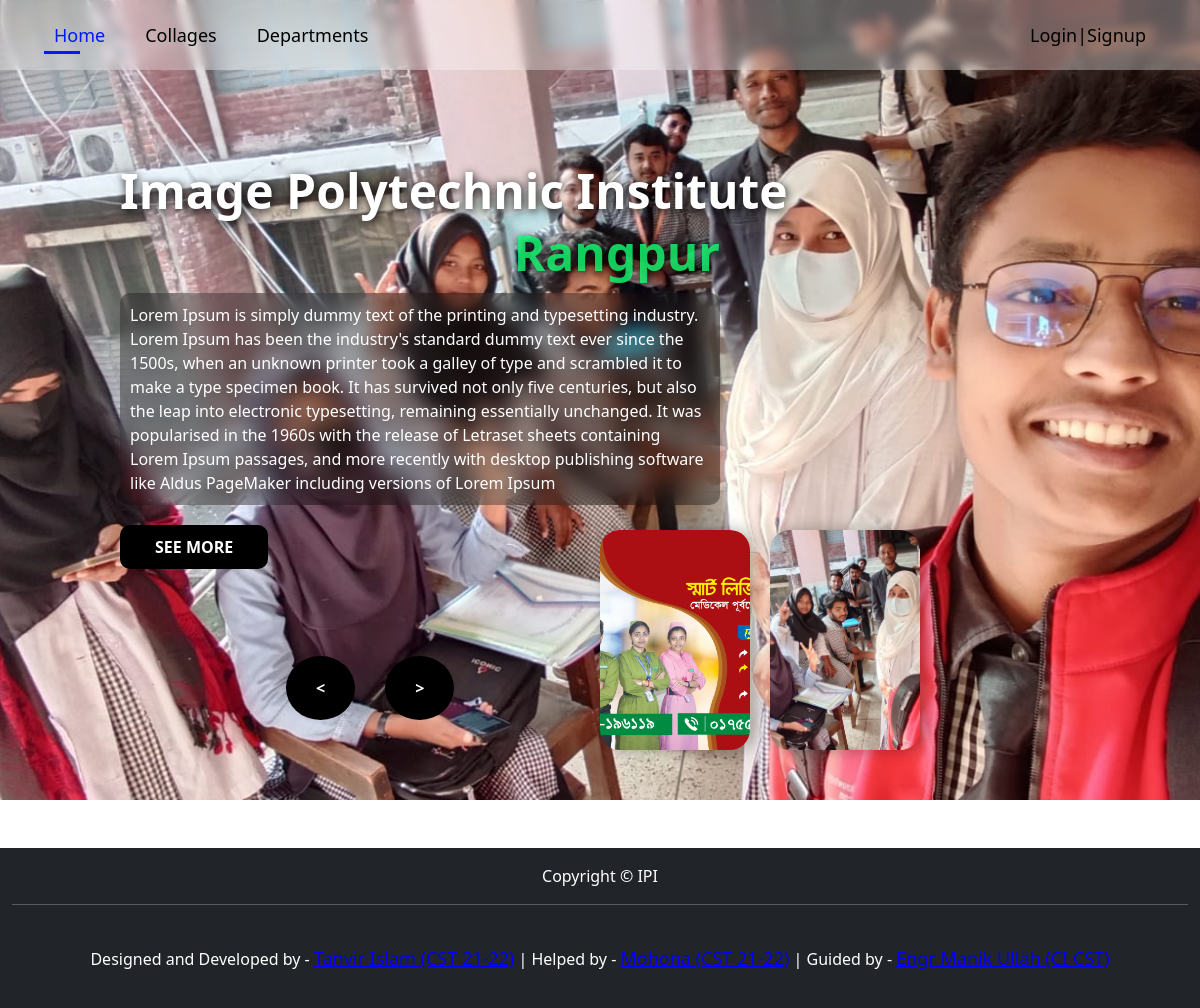
The page / on the database its author committed.
### collages/models.py (models this page shows, shortened)
class Collage(BaseModel):
    name = models.CharField(max_length=100)
    slug = models.SlugField(unique=True, null=True, blank=True)
    code = models.CharField(max_length=10, unique=True)
    establish_date = models.DateField(null=True, blank=True)
    category = models.CharField(max_length=100, null=True, blank=True)
    collage_image = models.ImageField(upload_to='collage_image')
    area = models.CharField(max_length=100, null=True, blank=True)
    destrict = models.CharField(max_length=100)
    post_office = models.CharField(max_length=100, null=True, blank=True)
    post_code = models.CharField(max_length=10, null=True, blank=True)
    description = models.TextField(null=True, blank=True)

### home/views.py (the view)
# urls.py: path('', views.homa_page, name='home'),
def homa_page(request):
    collages = Collage.objects.all()
    context = {
        'page':'Home',
        'collages':collages,
    }
    return render(request, 'home/home.html', context)

### templates/home/home.html
{% extends "base/base.html" %}
{% load static %}
{% block start %}
<div tyle class="slider mx-auto">
    {% if collages %}
    <div class="list">
        {% for collage in collages %}
        <div class="item">
            <img src="/media/{{collage.collage_image}}"  alt="">
            <div class="content">
                <div class="title">{{ collage.name }}</div>
                <div class="type text-end">{{ collage.destrict }}</div>
                <div class="description my-2">
                    {{ collage.description }}
                </div>
                <div class="button">
                    <button>SEE MORE</button>
                </div>
            </div>
        </div>
        {% endfor %}
    </div>
    <div class="thumbnail">
        {% for collage in collages %}
        <div class="item">
            <img src="/media/{{ collage.collage_image }}"  alt="">
        </div>
        {% endfor %}
    </div>
    <div class="nextPrevArrows mt-3">
        <button class="prev"> < </button>
        <button class="next"> > </button>
    </div>
    {% endif %}
</div>
{% endblock %}

### templates/base/base.html (shortened to what this page needs)
{% load static %}
<!doctype html>
<html lang="en">
<head>
    <link rel="stylesheet" href="https://cdnjs.cloudflare.com/ajax/libs/font-awesome/6.0.0-beta3/css/all.min.css">
    <link href="{% static 'css/aos.css' %}" rel="stylesheet">
    <link href="{% static 'css/bootstrap.min.css' %}" rel="stylesheet">
    <link href="{% static 'css/index.css' %}" rel="stylesheet">
    <link href="{% static 'css/home.css' %}" rel="stylesheet">
    <link rel="stylesheet" href="{% static 'css/home_slider.css' %}">
    <link rel="stylesheet" href="{% static 'css/login.css' %}">
    <link rel="stylesheet" href="{% static 'css/add_form.css' %}">
</head>
<body>
    <section class="container-fluid" style="z-index: 100;">
        <div class="mt-0  p-0 bg-white navbar ">
            <div class="container mx-auto m-2 p-1 d-flex justify-content-between align-items-center nav-pos nav">
                <div id="nav-item" class="nav-item d-flex justify-content-end">
                    <div class="d-flex align-items-center {% if request.path == '/' or request.path == '' %} div-active {%endif%} ">
                        <a href="{% url 'home' %}">Home</a>
                    </div>
                    {% if request.user.is_superuser %}
                    <div class=" info-div ">
                        <div style="text-align: left !important;" class="info {% if '/collage/' in request.path %} div-active-info {% endif %}">
                            <span>Collages <i class="fa-solid fa-chevron-down"></i> </span>
                            <div class="info-after">
                                <div class="mt-1 {% if '/add-collage/' in request.path %} div-active {% endif %}">
                                    <a class="link" href="{% url 'add_collage' %}">Add Collage</a>
                                </div>
                                <div class="mt-1 ">
                                    <a class="link" href="#">Collages</a>
                                </div>
                            </div>
                        </div>
                    </div>
                    {% else %}
                    <div class="d-flex align-items-center {% if '/collage/' in request.path %} div-active {% endif %}">
                        <a href="#">Collages</a>
                    </div>
                    {% endif %}
                    <div class="d-flex align-items-center {% if '/departments/' in request.path %} div-active {%endif%}">
                        <a href="{% url 'departments' %}">Departments</a>
                    </div>
                </div>
                <div class="nav-item d-flex justify-content-end">
                    {% if not request.user.is_authenticated %}
                        <div class="xtra d-flex align-items-center {% if '/login/' in request.path %} div-active {% endif %}">
                            <a href="{% url 'login' %}">Login|Signup</a>
                        </div>
                    {% else %}
                        <div class="xtra d-flex align-items-center">
                            <a href="{% url 'logout_user' %}">Logout</a>
                        </div>
                    {% endif %}
                </div>
            </div>
        </div>
    </section>
{% block start %}
{% endblock %}
    <footer class="container-fluid bg-dark pt-3 mt-5">
        <div  class=" text-center text-white">
            <p>
                Copyright &copy; IPI
                <hr>
                <br>
                Designed and Developed by - <a target="_blank" href="https://www.facebook.com/titanvir01">Tanvir Islam (CST 21-22)</a> |
                Helped by - <a href="#">Mohona (CST 21-22)</a> |
                Guided by - <a target="_blank" href="https://www.facebook.com/EngrManikUllah">Engr Manik Ullah (CI CST)</a>
            </p>
        </div>
    </footer>
</body>
</html>

### static/css/index.css (style rules this page uses)
* { box-sizing: border-box; margin: 0; padding: 0; }
a { font-size: 18px; text-decoration: none; color: #000; }
button { border: 0; padding: 10px 35px ; background-color: black; color: white; border-radius: 10px; transition: .3s; font-weight: 700; }
.navbar { background-color: #fff5 !important; backdrop-filter: blur(5px); position: fixed; top:0; left: 0 ; width: 100%; display: flex; justify-content: space-between; align-items: center; transition: 0.6s; padding: 20px 100px; z-index: 10; height: 70px; background: transparent; }
.nav-item { position: relative; display: inline-block; }
.nav-item div { color: rgba(0, 0, 0, 0.9); font-size: 18px; padding: 0px 10px; margin: 0px 10px; cursor: pointer; position: relative; }
.nav-item div a::after { content: ''; position: absolute; bottom: 0; left: 0; right: 50%; top: 110%; height: 3px; background: rgb(0, 25, 253); transform: scaleX(0); transition: transform 0.3s ease; transform-origin: left; }
.div-active a { color: rgb(0, 25, 253) !important; }
.div-active a::before { content: ''; position: absolute; bottom: 0; left: 0; right: 50%; top: 110%; height: 3px; background: rgb(0, 25, 253); transition: transform 0.3s ease; transform-origin: left; }
footer { padding: 20px 0px; }
footer a { color: blue; text-decoration: underline; cursor: pointer; }

### static/css/home_slider.css (style rules this page uses)
.slider { height: 100vh; width: 100%; overflow: hidden; position: relative; }
.slider .list .item { width: 100%; height: 100%; position: absolute; inset: 0 0 0 0; overflow: hidden; }
.slider .list .item img { width: 102%; height: 102%; object-fit: cover; }
.slider .list .item .content { position: absolute; top: 20%; width: 1140px; max-width: 80%; left: 50%; transform: translateX(-50%); padding-right: 30%; box-sizing: border-box; color: #fff; text-shadow: 0 5px 10px #0004; }
.slider .list .item .content .title { text-wrap: nowrap; }
.slider .list .item .content .description { background-color: #0005; backdrop-filter: blur(10px); padding: 10px; border-radius: 10px; }
.slider .list .item .content .title, .slider .list .item .content .type { text-shadow: 1px 2px 10px black; font-size: 3em; font-weight: bold; line-height: 1.3em; }
.slider .list .item .type { color: #14ff72cb; }
.slider .list .item .button { margin-top: 20px; }
.thumbnail { position: absolute; bottom: 50px; left: 50%; width: max-content; z-index: 10; display: flex; gap: 20px; }
.thumbnail .item { width: 150px; height: 220px; flex-shrink: 0; position: relative; }
.thumbnail .item img { width: 100%; height: 100%; object-fit: cover; border-radius: 20px; box-shadow: 5px 0 15px rgba(0, 0, 0, 0.3); }
.nextPrevArrows { position: absolute; top: 80%; right: 52%; z-index: 100; width: 300px; max-width: 30%; display: flex; gap: 10px; align-items: center; }
.nextPrevArrows button { margin: 0px 10px 0px 10px; padding: 20px 30px; border-radius: 50%; }
.slider .list .item:nth-child(1) { z-index: 1; }
.slider .list .item:nth-child(1) .content .title, .slider .list .item:nth-child(1) .content .type, .slider .list .item:nth-child(1) .content .description, .slider .list .item:nth-child(1) .content .button { transform: translateY(50px); filter: blur(20px); opacity: 0; animation: showContent .5s 1s linear 1 forwards; }
.slider .list .item:nth-child(1) .content .title { animation-delay: 0.4s !important; }
.slider .list .item:nth-child(1) .content .type { animation-delay: 0.6s !important; }
.slider .list .item:nth-child(1) .content .description { animation-delay: 0.8s !important; }

### rows shown on the page
Collage: collage_image (picture), name "Image Polytechnic Institute", destrict "Rangpur", description "Lorem Ipsum is simply dummy text of the printing and typesetting industry. Lorem Ipsum has been the industry's standard dummy text ever since the 1500s, when an unknown printer took a galley of type and scrambled it to make a type specimen book. It has survived not only five centuries, but also the leap into electronic typesetting, remaining essentially unchanged. It was popularised in the 1960s with the release of Letraset sheets containing Lorem Ipsum passages, and more recently with desktop publishing software like Aldus PageMaker including versions of Lorem Ipsum"
Collage: collage_image (picture)
